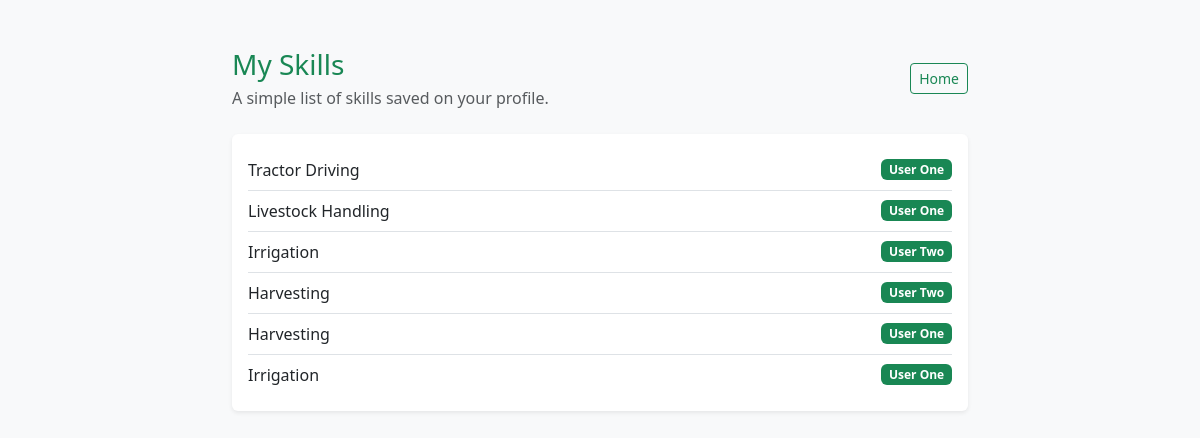
Page /skills/ (signed in) on the earlier database version.
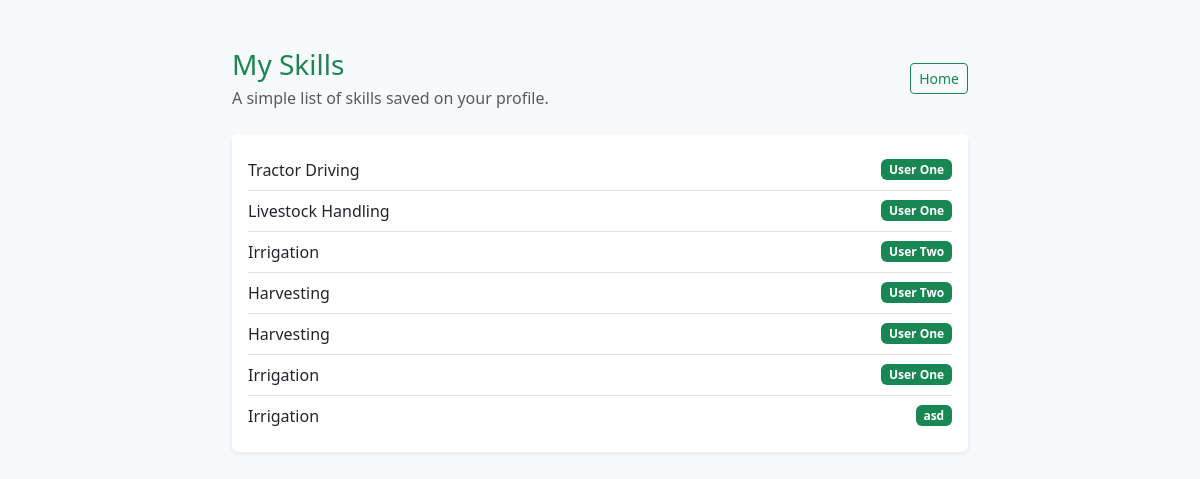
Same page on the later database version.
### core/models.py (models this page shows, shortened)
class CandidateSkill(models.Model):
    candidate = models.ForeignKey(CandidateProfile, on_delete=models.CASCADE)
    skill = models.ForeignKey(Skill, on_delete=models.CASCADE)
    class Meta:
        unique_together = ("candidate", "skill")

class Skill(models.Model):
    name = models.CharField(max_length=100, unique=True)

class CandidateProfile(models.Model):
    user = models.OneToOneField(User, on_delete=models.CASCADE)
    full_name = models.CharField(max_length=100)
    location = models.CharField(max_length=100, blank=True)
    bio = models.TextField(blank=True)

### core/views.py (the view)
# urls.py: path("skills/", views.skill_list, name="skill_list"),
@login_required
def skill_list(request):
    if is_candidate(request.user):
        candidate = get_object_or_404(CandidateProfile, user=request.user)
        skills = CandidateSkill.objects.select_related("candidate", "skill").filter(candidate=candidate)
    else:
        skills = CandidateSkill.objects.select_related("candidate", "skill").all()
    return render(
        request,
        "core/skill_list.html",
        {"skills": skills, "user_role": get_user_role(request.user)},
    )

### core/views.py (called while the page is built)
def get_user_role(user):
    if not user.is_authenticated:
        return ""
    try:
        return user.userprofile.role
    except UserProfile.DoesNotExist:
        return ""

def is_candidate(user):
    return get_user_role(user) == "candidate"

### core/templates/core/skill_list.html (shortened to what this page needs)
<!DOCTYPE html>
<html lang="en">
<head>
    <link href="https://cdn.jsdelivr.net/npm/bootstrap@5.3.3/dist/css/bootstrap.min.css" rel="stylesheet">
</head>
<body class="bg-light">
    <div class="container py-5" style="max-width: 760px;">
        <div class="d-flex justify-content-between align-items-center mb-4">
            <div>
                <h1 class="h3 mb-1 text-success">My Skills</h1>
                <p class="text-muted mb-0">A simple list of skills saved on your profile.</p>
            </div>
            <div>
                <a href="/" class="btn btn-outline-success btn-sm">Home</a>
            </div>
        </div>
        <div class="card shadow-sm border-0">
            <div class="card-body">
                {% if skills %}
                    <ul class="list-group list-group-flush">
                        {% for item in skills %}
                            <li class="list-group-item d-flex justify-content-between align-items-center px-0">
                                <span>{{ item.skill.name }}</span>
                                <span class="badge text-bg-success">
                                    {% if item.candidate.user == user %}
                                        You
                                    {% else %}
                                        {{ item.candidate.full_name }}
                                    {% endif %}
                                </span>
                            </li>
                        {% endfor %}
                    </ul>
                {% else %}
                    <p class="text-muted mb-0">No skills added yet.</p>
                {% endif %}
            </div>
        </div>
    </div>
</body>
</html>

Differences in the rows shown:
added CandidateSkill: skill.name "Irrigation", candidate.full_name "asd"
